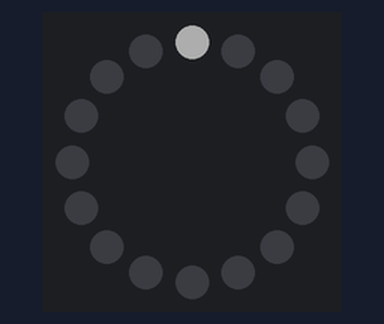
The sketch below on a simulated Arduino Uno, built with avr-gcc and run on an emulated ATmega328P. Shown: 16 RGB LEDs in a ring, first at the top, clockwise. Dim RGB values are drawn brighter than linear.

Above: at 0.1 s.
At 2.1 s:
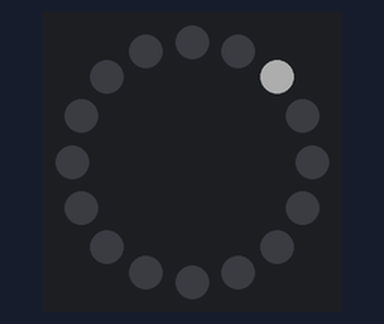
At 4.1 s:
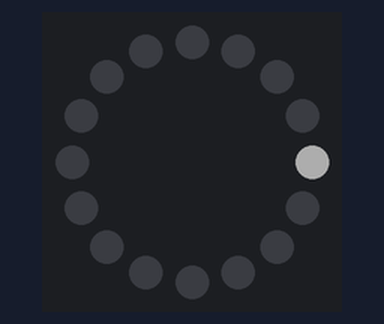
At 8.1 s:
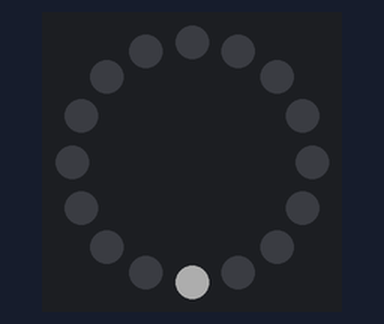
At 12.1 s:
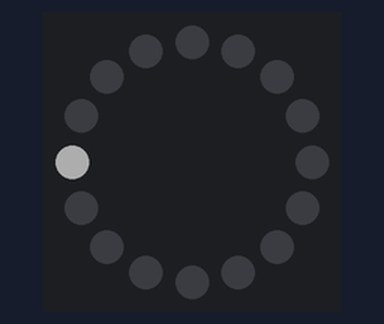
At 17.1 s:
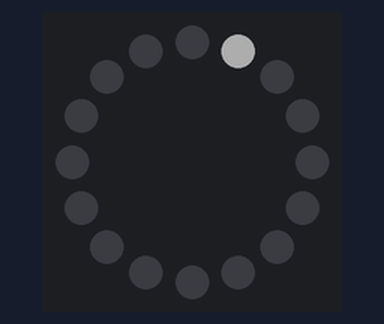

Measured:
- by itself, everything shown: repeats every 16.0 s, in 16 steps
- what the display in image 1 shows lasts 1.0 s, from 2.0 s to 3.0 s

The sketch:

Ring_16_leds.ino
```cpp
#include <Adafruit_NeoPixel.h>

#define LED_PIN 6
#define LED_COUNT 16

Adafruit_NeoPixel ring(LED_COUNT,LED_PIN);

void setup() {
  ring.begin();
  ring.show();
  ring.setBrightness(50);
}

void loop() {
  for(int j = 0; j<16;j++){
    for(int i = 0; i<16;i++){
      ring.setPixelColor(i,0,0,0,0);
    }
    ring.setPixelColor(j,255,255,255,0);
    ring.show();
    delay(1000);
  }

}
```
